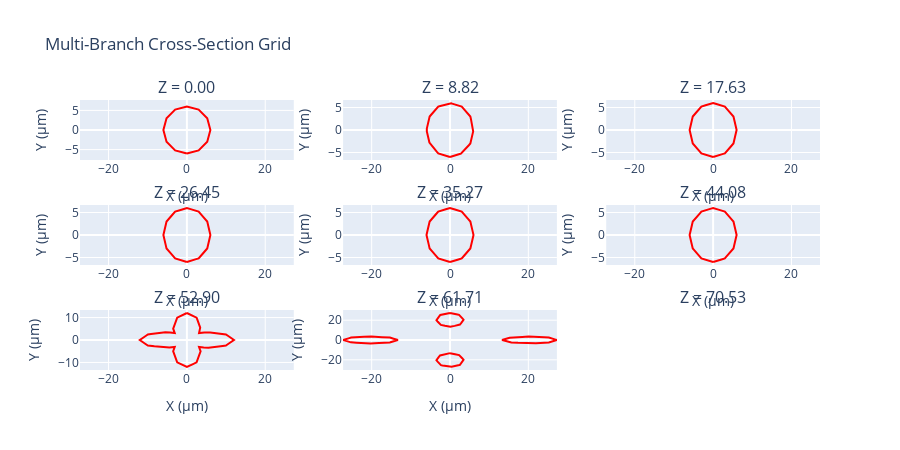

The notebook cell this image was saved under:
### Code cell
# Grid view of slices through the multi-branch structure
fig_grid = visualize_mesh_slice_grid(
    multi_branch,
    title="Multi-Branch Cross-Section Grid",
    num_slices=9  # 3x3 grid
)
fig_grid.show()

### Figure 1 — Plotly figure (JSON) as saved in the notebook; plotly's stock layout.template omitted (floating-point values rounded to 4 significant figures)
{"data": [{"line": {"color": "red", "width": 2}, "mode": "lines", "showlegend": false, "type": "scatter", "x": [-1.102e-15, -3.0, -5.196, -6.0, -5.196, -3.0, 3.674e-16, 3.0, 5.196, 6.0, 5.196, 3.0, -1.102e-15, -1.102e-15], "xaxis": "x", "y": [-6.0, -5.196, -3.0, 7.348e-16, 3.0, 5.196, 6.0, 5.196, 3.0, 0.0, -3.0, -5.196, -6.0, -6.0], "yaxis": "y"}, {"line": {"color": "red", "width": 2}, "mode": "lines", "showlegend": false, "type": "scatter", "x": [-1.02e-15, -0.3146, -0.529, -3.0, -3.387, -5.196, -5.254, -5.916, -6.0, -5.916, -5.858, -5.196, -4.809, -3.0, -2.465, 3.947e-16, 0.3146, 0.529, 3.0, 3.387, 5.196, 5.34, 6.0, 5.916, 5.858, 5.196, 4.809, 3.0, 2.786, 2.465, -1.02e-15, -1.02e-15], "xaxis": "x2", "y": [-6.0, -5.916, -5.858, -5.196, -4.809, -3.0, -2.786, -0.3146, 7.348e-16, 0.3146, 0.529, 3.0, 3.387, 5.196, 5.34, 6.0, 5.916, 5.858, 5.196, 4.809, 3.0, 2.465, -2.731e-17, -0.3146, -0.529, -3.0, -3.387, -5.196, -5.254, -5.34, -6.0, -6.0], "yaxis": "y2"}, {"line": {"color": "red", "width": 2}, "mode": "lines", "showlegend": false, "type": "scatter", "x": [-9.383e-16, -0.6292, -1.058, -3.0, -3.774, -5.196, -5.311, -5.831, -6.0, -5.831, -5.717, -5.196, -4.422, -3.0, -1.93, 4.22e-16, 0.6292, 1.058, 3.0, 3.774, 5.196, 5.483, 6.0, 5.831, 5.717, 5.196, 4.422, 3.0, 2.571, 1.93, -9.383e-16, -9.383e-16], "xaxis": "x3", "y": [-6.0, -5.831, -5.717, -5.196, -4.422, -3.0, -2.571, -0.6292, 7.348e-16, 0.6292, 1.058, 3.0, 3.774, 5.196, 5.483, 6.0, 5.831, 5.717, 5.196, 4.422, 3.0, 1.93, -5.462e-17, -0.6292, -1.058, -3.0, -3.774, -5.196, -5.311, -5.483, -6.0, -6.0], "yaxis": "y3"}, {"line": {"color": "red", "width": 2}, "mode": "lines", "showlegend": false, "type": "scatter", "x": [-8.564e-16, -0.9438, -1.587, -3.0, -4.162, -5.196, -5.368, -5.747, -6.0, -5.747, -5.575, -5.196, -4.034, -3.0, -1.395, 4.493e-16, 0.9438, 1.587, 3.0, 4.162, 5.196, 5.626, 6.0, 5.747, 5.575, 5.196, 4.034, 3.0, 2.357, 1.395, -8.564e-16, -8.564e-16], "xaxis": "x4", "y": [-6.0, -5.747, -5.575, -5.196, -4.034, -3.0, -2.357, -0.9438, 7.348e-16, 0.9438, 1.587, 3.0, 4.162, 5.196, 5.626, 6.0, 5.747, 5.575, 5.196, 4.034, 3.0, 1.395, -8.192e-17, -0.9438, -1.587, -3.0, -4.162, -5.196, -5.368, -5.626, -6.0, -6.0], "yaxis": "y4"}, {"line": {"color": "red", "width": 2}, "mode": "lines", "showlegend": false, "type": "scatter", "x": [-7.745e-16, -1.258, -2.116, -3.0, -4.549, -5.196, -5.426, -5.663, -6.0, -5.663, -5.433, -5.196, -3.647, -3.0, -0.8593, 4.766e-16, 1.258, 2.116, 3.0, 4.549, 5.196, 5.77, 6.0, 5.663, 5.433, 5.196, 3.647, 3.0, 2.142, 0.8593, -7.745e-16, -7.745e-16], "xaxis": "x5", "y": [-6.0, -5.663, -5.433, -5.196, -3.647, -3.0, -2.142, -1.258, 7.348e-16, 1.258, 2.116, 3.0, 4.549, 5.196, 5.77, 6.0, 5.663, 5.433, 5.196, 3.647, 3.0, 0.8593, -1.092e-16, -1.258, -2.116, -3.0, -4.549, -5.196, -5.426, -5.77, -6.0, -6.0], "yaxis": "y5"}, {"line": {"color": "red", "width": 2}, "mode": "lines", "showlegend": false, "type": "scatter", "x": [-6.926e-16, -1.573, -2.645, -3.0, -4.936, -5.196, -5.483, -5.579, -6.0, -5.579, -5.291, -5.196, -3.26, -3.0, -0.3242, 5.039e-16, 1.573, 2.645, 3.0, 4.936, 5.196, 5.913, 6.0, 5.579, 5.291, 5.196, 3.26, 3.0, 1.928, 0.3242, -6.926e-16, -6.926e-16], "xaxis": "x6", "y": [-6.0, -5.579, -5.291, -5.196, -3.26, -3.0, -1.928, -1.573, 7.348e-16, 1.573, 2.645, 3.0, 4.936, 5.196, 5.913, 6.0, 5.579, 5.291, 5.196, 3.26, 3.0, 0.3242, -1.365e-16, -1.573, -2.645, -3.0, -4.936, -5.196, -5.483, -5.913, -6.0, -6.0], "yaxis": "y6"}, {"line": {"color": "red", "width": 2}, "mode": "lines", "showlegend": false, "type": "scatter", "x": [1.258e-15, -1.427, -1.724, -2.216, -2.475, -3.307, -3.433, -3.5, -3.386, -3.103, -4.29, -4.468, -5.02, -5.51, -9.15, -9.97, -10.43, -11.57, -12.02, -10.84, -10.59, -10.18, -9.97, -8.306, -5.954, -5.346, -5.02, -4.468, -3.103, -3.349, -3.386, -3.5, -3.399, -2.645, -2.475, -1.915, -0.5398, -6.429e-16, 1.427, 1.724, 2.216, 2.475, 3.307, 3.433, 3.5, 3.386, 3.103, 4.29, 4.468, 5.02, 5.51, 9.15, 9.97, 10.43, 11.57, 12.02, 10.84, 10.59, 10.18, 9.97, 5.954, 5.346, 5.02, 4.468, 3.103, 3.349, 3.386, 3.5, 3.399, 2.645, 2.475, 1.915, 0.5398, 1.258e-15, 1.258e-15], "xaxis": "x7", "y": [12.02, 10.84, 10.59, 10.18, 9.97, 5.954, 5.346, 5.02, 4.468, 3.103, 3.349, 3.386, 3.5, 3.399, 2.645, 2.475, 1.915, 0.5398, 1.876e-15, -1.427, -1.724, -2.216, -2.475, -2.819, -3.307, -3.433, -3.5, -3.386, -3.103, -4.29, -4.468, -5.02, -5.51, -9.15, -9.97, -10.43, -11.57, -12.02, -10.84, -10.59, -10.18, -9.97, -5.954, -5.346, -5.02, -4.468, -3.103, -3.349, -3.386, -3.5, -3.399, -2.645, -2.475, -1.915, -0.5398, -5.217e-16, 1.427, 1.724, 2.216, 2.475, 3.307, 3.433, 3.5, 3.386, 3.103, 4.29, 4.468, 5.02, 5.51, 9.15, 9.97, 10.43, 11.57, 12.02, 12.02], "yaxis": "y7"}, {"line": {"color": "red", "width": 2}, "mode": "lines", "showlegend": false, "type": "scatter", "x": [3.128e-15, -0.3396, -0.4103, -2.399, -2.475, -2.718, -2.755, -3.5, -3.455, -3.114, -2.538, -2.475, -2.328, -1.294, -0.08176, 1.413e-15, 0.08176, 1.187, 1.343, 2.475, 2.538, 2.889, 3.455, 3.5, 3.46, 3.161, 2.475, 2.311, 1.909, 3.128e-15, 3.128e-15], "xaxis": "x8", "y": [27.29, 27.01, 26.95, 25.3, 25.24, 24.07, 23.89, 20.29, 20.07, 18.43, 15.65, 15.34, 15.22, 14.36, 13.36, 13.29, 13.36, 14.27, 14.4, 15.34, 15.65, 17.34, 20.07, 20.29, 20.48, 21.93, 25.24, 25.38, 25.71, 27.29, 27.29], "yaxis": "y8"}, {"line": {"color": "red", "width": 2}, "mode": "lines", "showlegend": false, "type": "scatter", "x": [-1.486e-17, -0.08176, -1.187, -1.343, -2.475, -2.538, -2.889, -3.455, -3.5, -3.46, -3.161, -2.475, -2.311, -1.909, -6.429e-16, 0.3396, 0.4103, 2.399, 2.475, 2.718, 2.755, 3.5, 3.455, 3.114, 2.538, 2.475, 2.328, 1.294, 0.08176, -1.486e-17, -1.486e-17], "xaxis": "x8", "y": [-13.29, -13.36, -14.27, -14.4, -15.34, -15.65, -17.34, -20.07, -20.29, -20.48, -21.93, -25.24, -25.38, -25.71, -27.29, -27.01, -26.95, -25.3, -25.24, -24.07, -23.89, -20.29, -20.07, -18.43, -15.65, -15.34, -15.22, -14.36, -13.36, -13.29, -13.29], "yaxis": "y8"}, {"line": {"color": "red", "width": 2}, "mode": "lines", "showlegend": false, "type": "scatter", "x": [-15.22, -15.34, -18.12, -18.43, -20.07, -20.29, -23.89, -24.07, -24.75, -25.24, -25.3, -26.95, -27.01, -27.29, -25.71, -25.38, -25.24, -21.93, -20.48, -20.29, -20.07, -17.34, -15.65, -15.34, -14.4, -14.27, -13.36, -13.29, -13.36, -14.36, -15.22, -15.22], "xaxis": "x8", "y": [-2.328, -2.475, -3.051, -3.114, -3.455, -3.5, -2.755, -2.718, -2.576, -2.475, -2.399, -0.4103, -0.3396, 4.771e-15, 1.909, 2.311, 2.475, 3.161, 3.46, 3.5, 3.455, 2.889, 2.538, 2.475, 1.343, 1.187, 0.08176, 3.084e-15, -0.08176, -1.294, -2.328, -2.328], "yaxis": "y8"}, {"line": {"color": "red", "width": 2}, "mode": "lines", "showlegend": false, "type": "scatter", "x": [13.36, 14.27, 14.4, 15.34, 15.65, 17.34, 20.07, 20.29, 20.48, 21.93, 25.24, 25.38, 25.71, 27.29, 27.01, 26.95, 25.3, 25.24, 24.07, 23.89, 20.29, 20.07, 18.43, 18.12, 15.34, 15.22, 14.36, 13.36, 13.29, 13.36, 13.36], "xaxis": "x8", "y": [-0.08176, -1.187, -1.343, -2.475, -2.538, -2.889, -3.455, -3.5, -3.46, -3.161, -2.475, -2.311, -1.909, -1.457e-15, 0.3396, 0.4103, 2.399, 2.475, 2.718, 2.755, 3.5, 3.455, 3.114, 3.051, 2.475, 2.328, 1.294, 0.08176, -3.703e-16, -0.08176, -0.08176], "yaxis": "y8"}], "layout": {"annotations": [{"font": {"size": 16}, "showarrow": false, "text": "Z = 0.00", "x": 0.1444, "xanchor": "center", "xref": "paper", "y": 1, "yanchor": "bottom", "yref": "paper"}, {"font": {"size": 16}, "showarrow": false, "text": "Z = 8.82", "x": 0.5, "xanchor": "center", "xref": "paper", "y": 1, "yanchor": "bottom", "yref": "paper"}, {"font": {"size": 16}, "showarrow": false, "text": "Z = 17.63", "x": 0.8556, "xanchor": "center", "xref": "paper", "y": 1, "yanchor": "bottom", "yref": "paper"}, {"font": {"size": 16}, "showarrow": false, "text": "Z = 26.45", "x": 0.1444, "xanchor": "center", "xref": "paper", "y": 0.6111, "yanchor": "bottom", "yref": "paper"}, {"font": {"size": 16}, "showarrow": false, "text": "Z = 35.27", "x": 0.5, "xanchor": "center", "xref": "paper", "y": 0.6111, "yanchor": "bottom", "yref": "paper"}, {"font": {"size": 16}, "showarrow": false, "text": "Z = 44.08", "x": 0.8556, "xanchor": "center", "xref": "paper", "y": 0.6111, "yanchor": "bottom", "yref": "paper"}, {"font": {"size": 16}, "showarrow": false, "text": "Z = 52.90", "x": 0.1444, "xanchor": "center", "xref": "paper", "y": 0.2222, "yanchor": "bottom", "yref": "paper"}, {"font": {"size": 16}, "showarrow": false, "text": "Z = 61.71", "x": 0.5, "xanchor": "center", "xref": "paper", "y": 0.2222, "yanchor": "bottom", "yref": "paper"}, {"font": {"size": 16}, "showarrow": false, "text": "Z = 70.53", "x": 0.8556, "xanchor": "center", "xref": "paper", "y": 0.2222, "yanchor": "bottom", "yref": "paper"}], "height": 450, "showlegend": false, "title": {"text": "Multi-Branch Cross-Section Grid"}, "xaxis": {"anchor": "y", "domain": [0, 0.2889], "scaleanchor": "y", "scaleratio": 1, "title": {"text": "X (µm)"}}, "xaxis2": {"anchor": "y2", "domain": [0.3556, 0.6444], "scaleanchor": "y", "scaleratio": 1, "title": {"text": "X (µm)"}}, "xaxis3": {"anchor": "y3", "domain": [0.7111, 1], "scaleanchor": "y", "scaleratio": 1, "title": {"text": "X (µm)"}}, "xaxis4": {"anchor": "y4", "domain": [0, 0.2889], "scaleanchor": "y", "scaleratio": 1, "title": {"text": "X (µm)"}}, "xaxis5": {"anchor": "y5", "domain": [0.3556, 0.6444], "scaleanchor": "y", "scaleratio": 1, "title": {"text": "X (µm)"}}, "xaxis6": {"anchor": "y6", "domain": [0.7111, 1], "scaleanchor": "y", "scaleratio": 1, "title": {"text": "X (µm)"}}, "xaxis7": {"anchor": "y7", "domain": [0, 0.2889], "scaleanchor": "y", "scaleratio": 1, "title": {"text": "X (µm)"}}, "xaxis8": {"anchor": "y8", "domain": [0.3556, 0.6444], "scaleanchor": "y", "scaleratio": 1, "title": {"text": "X (µm)"}}, "xaxis9": {"anchor": "y9", "domain": [0.7111, 1], "scaleanchor": "y", "scaleratio": 1, "title": {"text": "X (µm)"}}, "yaxis": {"anchor": "x", "domain": [0.7778, 1], "title": {"text": "Y (µm)"}}, "yaxis2": {"anchor": "x2", "domain": [0.7778, 1], "title": {"text": "Y (µm)"}}, "yaxis3": {"anchor": "x3", "domain": [0.7778, 1], "title": {"text": "Y (µm)"}}, "yaxis4": {"anchor": "x4", "domain": [0.3889, 0.6111], "title": {"text": "Y (µm)"}}, "yaxis5": {"anchor": "x5", "domain": [0.3889, 0.6111], "title": {"text": "Y (µm)"}}, "yaxis6": {"anchor": "x6", "domain": [0.3889, 0.6111], "title": {"text": "Y (µm)"}}, "yaxis7": {"anchor": "x7", "domain": [0, 0.2222], "title": {"text": "Y (µm)"}}, "yaxis8": {"anchor": "x8", "domain": [0, 0.2222], "title": {"text": "Y (µm)"}}, "yaxis9": {"anchor": "x9", "domain": [0, 0.2222], "title": {"text": "Y (µm)"}}}}
